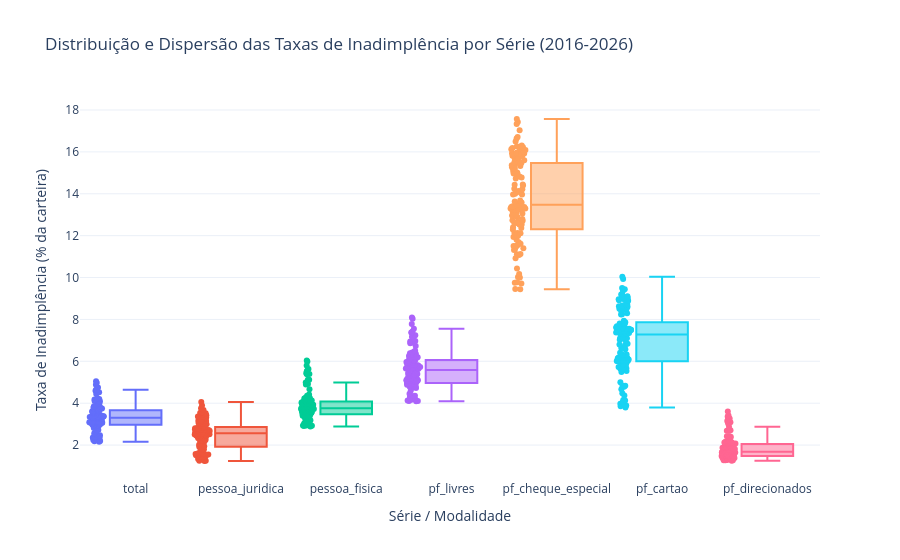

Notebook code for this chart:
### Markdown cell above
### Análise do Gráfico 2 (Modalidades de PF)
- Há uma gritante disparidade de patamares entre o crédito rotativo e o restante das modalidades:
  - `pf_cheque_especial` oscila historicamente entre 9% e 17%, sofrendo uma inflexão descendente em 2020 após a resolução do BCB que estabeleceu teto de juros para o cheque especial.
  - `pf_cartao` exibe uma forte trajetória ascendente a partir do final de 2021, saindo de 3,79% (04/2021) para o recorde de 10,04% em 09/2026.
  - `pf_direcionados` mantém-se estável e em patamares reduzidos (1,2% a 3,6%), provendo sustentação amortecedora à inadimplência total de PF.

### Code cell
# Gráfico 3: Boxplot comparativo de todas as séries
# Conversão do formato largo para o formato longo com o método estático AnalisadorDados
tabela_longa = AnalisadorDados.largo_para_longo(tabela_larga)

fig3 = px.box(
    tabela_longa,
    x="modalidade",
    y="valor",
    color="modalidade",
    points="all",
    labels={
        "modalidade": "Série / Modalidade",
        "valor": "Taxa de Inadimplência (% da carteira)"
    },
    title="Distribuição e Dispersão das Taxas de Inadimplência por Série (2016-2026)",
    template="plotly_white"
)

fig3.update_layout(showlegend=False)
fig3.show()

### Figure 1 — Plotly figure (JSON) as saved in the notebook; plotly's stock layout.template omitted (floating-point values rounded to 4 significant figures)
{"data": [{"alignmentgroup": "True", "boxpoints": "all", "hovertemplate": "Série / Modalidade=%{x}<br>Taxa de Inadimplência (% da carteira)=%{y}<extra></extra>", "legendgroup": "total", "marker": {"color": "#636efa"}, "name": "total", "notched": false, "offsetgroup": "total", "orientation": "v", "showlegend": true, "type": "box", "x": ["total", "total", "total", "total", "total", "total", "total", "total", "total", "total", "total", "total", "total", "total", "total", "total", "total", "total", "total", "total", "total", "total", "total", "total", "total", "total", "total", "total", "total", "total", "total", "total", "total", "total", "total", "total", "total", "total", "total", "total", "total", "total", "total", "total", "total", "total", "total", "total", "total", "total", "total", "total", "total", "total", "total", "total", "total", "total", "total", "total", "total", "total", "total", "total", "total", "total", "total", "total", "total", "total", "total", "total", "total", "total", "total", "total", "total", "total", "total", "total", "total", "total", "total", "total", "total", "total", "total", "total", "total", "total", "total", "total", "total", "total", "total", "total", "total", "total", "total", "total", "total", "total", "total", "total", "total", "total", "total", "total", "total", "total", "total", "total", "total", "total", "total", "total", "total", "total", "total"], "x0": " ", "xaxis": "x", "y": [3.86, 3.75, 3.79, 3.82, 3.91, 4.0, 4.11, 3.8, 3.75, 3.76, 3.66, 3.69, 3.6, 3.29, 3.48, 3.49, 3.35, 3.38, 3.37, 3.11, 3.08, 3.1, 3.11, 3.11, 3.02, 2.93, 3.01, 2.96, 3.04, 3.07, 3.1, 2.99, 3.1, 3.1, 3.11, 3.09, 3.06, 2.99, 3.06, 3.1, 3.24, 3.36, 3.31, 2.95, 2.82, 2.7, 2.47, 2.4, 2.27, 2.16, 2.19, 2.28, 2.18, 2.24, 2.39, 2.32, 2.36, 2.37, 2.34, 2.33, 2.36, 2.35, 2.51, 2.57, 2.66, 2.72, 2.79, 2.73, 2.84, 2.9, 2.92, 3.04, 3.07, 3.07, 3.24, 3.36, 3.35, 3.54, 3.65, 3.61, 3.63, 3.61, 3.54, 3.56, 3.53, 3.29, 3.38, 3.38, 3.33, 3.37, 3.43, 3.29, 3.3, 3.33, 3.34, 3.3, 3.27, 3.08, 3.34, 3.41, 3.44, 3.67, 3.72, 3.75, 3.96, 4.14, 4.09, 4.18, 4.24, 4.2, 4.44, 4.64, 4.52, 4.64, 4.75, 4.59, 4.88, 5.05, 4.98], "y0": " ", "yaxis": "y"}, {"alignmentgroup": "True", "boxpoints": "all", "hovertemplate": "Série / Modalidade=%{x}<br>Taxa de Inadimplência (% da carteira)=%{y}<extra></extra>", "legendgroup": "pessoa_juridica", "marker": {"color": "#EF553B"}, "name": "pessoa_juridica", "notched": false, "offsetgroup": "pessoa_juridica", "orientation": "v", "showlegend": true, "type": "box", "x": ["pessoa_juridica", "pessoa_juridica", "pessoa_juridica", "pessoa_juridica", "pessoa_juridica", "pessoa_juridica", "pessoa_juridica", "pessoa_juridica", "pessoa_juridica", "pessoa_juridica", "pessoa_juridica", "pessoa_juridica", "pessoa_juridica", "pessoa_juridica", "pessoa_juridica", "pessoa_juridica", "pessoa_juridica", "pessoa_juridica", "pessoa_juridica", "pessoa_juridica", "pessoa_juridica", "pessoa_juridica", "pessoa_juridica", "pessoa_juridica", "pessoa_juridica", "pessoa_juridica", "pessoa_juridica", "pessoa_juridica", "pessoa_juridica", "pessoa_juridica", "pessoa_juridica", "pessoa_juridica", "pessoa_juridica", "pessoa_juridica", "pessoa_juridica", "pessoa_juridica", "pessoa_juridica", "pessoa_juridica", "pessoa_juridica", "pessoa_juridica", "pessoa_juridica", "pessoa_juridica", "pessoa_juridica", "pessoa_juridica", "pessoa_juridica", "pessoa_juridica", "pessoa_juridica", "pessoa_juridica", "pessoa_juridica", "pessoa_juridica", "pessoa_juridica", "pessoa_juridica", "pessoa_juridica", "pessoa_juridica", "pessoa_juridica", "pessoa_juridica", "pessoa_juridica", "pessoa_juridica", "pessoa_juridica", "pessoa_juridica", "pessoa_juridica", "pessoa_juridica", "pessoa_juridica", "pessoa_juridica", "pessoa_juridica", "pessoa_juridica", "pessoa_juridica", "pessoa_juridica", "pessoa_juridica", "pessoa_juridica", "pessoa_juridica", "pessoa_juridica", "pessoa_juridica", "pessoa_juridica", "pessoa_juridica", "pessoa_juridica", "pessoa_juridica", "pessoa_juridica", "pessoa_juridica", "pessoa_juridica", "pessoa_juridica", "pessoa_juridica", "pessoa_juridica", "pessoa_juridica", "pessoa_juridica", "pessoa_juridica", "pessoa_juridica", "pessoa_juridica", "pessoa_juridica", "pessoa_juridica", "pessoa_juridica", "pessoa_juridica", "pessoa_juridica", "pessoa_juridica", "pessoa_juridica", "pessoa_juridica", "pessoa_juridica", "pessoa_juridica", "pessoa_juridica", "pessoa_juridica", "pessoa_juridica", "pessoa_juridica", "pessoa_juridica", "pessoa_juridica", "pessoa_juridica", "pessoa_juridica", "pessoa_juridica", "pessoa_juridica", "pessoa_juridica", "pessoa_juridica", "pessoa_juridica", "pessoa_juridica", "pessoa_juridica", "pessoa_juridica", "pessoa_juridica", "pessoa_juridica", "pessoa_juridica", "pessoa_juridica", "pessoa_juridica"], "x0": " ", "xaxis": "x", "y": [3.56, 3.5, 3.53, 3.57, 3.76, 3.89, 4.06, 3.68, 3.47, 3.52, 3.36, 3.42, 3.34, 2.97, 3.13, 3.17, 2.94, 3.03, 3.04, 2.61, 2.51, 2.56, 2.66, 2.72, 2.61, 2.47, 2.53, 2.46, 2.55, 2.63, 2.63, 2.45, 2.57, 2.51, 2.45, 2.41, 2.33, 2.21, 2.26, 2.23, 2.22, 2.35, 2.36, 2.02, 1.92, 1.87, 1.58, 1.51, 1.33, 1.24, 1.25, 1.4, 1.25, 1.33, 1.57, 1.54, 1.58, 1.56, 1.43, 1.43, 1.46, 1.4, 1.46, 1.44, 1.55, 1.57, 1.57, 1.52, 1.6, 1.62, 1.65, 1.77, 1.81, 1.8, 1.94, 2.17, 2.2, 2.45, 2.58, 2.63, 2.73, 2.82, 2.82, 2.92, 2.99, 2.59, 2.77, 2.76, 2.71, 2.76, 2.8, 2.64, 2.52, 2.55, 2.56, 2.52, 2.5, 2.21, 2.43, 2.52, 2.49, 2.72, 2.67, 2.67, 2.79, 2.85, 2.77, 2.82, 2.75, 2.7, 2.87, 3.07, 3.06, 3.15, 3.25, 3.18, 3.32, 3.36, 3.28], "y0": " ", "yaxis": "y"}, {"alignmentgroup": "True", "boxpoints": "all", "hovertemplate": "Série / Modalidade=%{x}<br>Taxa de Inadimplência (% da carteira)=%{y}<extra></extra>", "legendgroup": "pessoa_fisica", "marker": {"color": "#00cc96"}, "name": "pessoa_fisica", "notched": false, "offsetgroup": "pessoa_fisica", "orientation": "v", "showlegend": true, "type": "box", "x": ["pessoa_fisica", "pessoa_fisica", "pessoa_fisica", "pessoa_fisica", "pessoa_fisica", "pessoa_fisica", "pessoa_fisica", "pessoa_fisica", "pessoa_fisica", "pessoa_fisica", "pessoa_fisica", "pessoa_fisica", "pessoa_fisica", "pessoa_fisica", "pessoa_fisica", "pessoa_fisica", "pessoa_fisica", "pessoa_fisica", "pessoa_fisica", "pessoa_fisica", "pessoa_fisica", "pessoa_fisica", "pessoa_fisica", "pessoa_fisica", "pessoa_fisica", "pessoa_fisica", "pessoa_fisica", "pessoa_fisica", "pessoa_fisica", "pessoa_fisica", "pessoa_fisica", "pessoa_fisica", "pessoa_fisica", "pessoa_fisica", "pessoa_fisica", "pessoa_fisica", "pessoa_fisica", "pessoa_fisica", "pessoa_fisica", "pessoa_fisica", "pessoa_fisica", "pessoa_fisica", "pessoa_fisica", "pessoa_fisica", "pessoa_fisica", "pessoa_fisica", "pessoa_fisica", "pessoa_fisica", "pessoa_fisica", "pessoa_fisica", "pessoa_fisica", "pessoa_fisica", "pessoa_fisica", "pessoa_fisica", "pessoa_fisica", "pessoa_fisica", "pessoa_fisica", "pessoa_fisica", "pessoa_fisica", "pessoa_fisica", "pessoa_fisica", "pessoa_fisica", "pessoa_fisica", "pessoa_fisica", "pessoa_fisica", "pessoa_fisica", "pessoa_fisica", "pessoa_fisica", "pessoa_fisica", "pessoa_fisica", "pessoa_fisica", "pessoa_fisica", "pessoa_fisica", "pessoa_fisica", "pessoa_fisica", "pessoa_fisica", "pessoa_fisica", "pessoa_fisica", "pessoa_fisica", "pessoa_fisica", "pessoa_fisica", "pessoa_fisica", "pessoa_fisica", "pessoa_fisica", "pessoa_fisica", "pessoa_fisica", "pessoa_fisica", "pessoa_fisica", "pessoa_fisica", "pessoa_fisica", "pessoa_fisica", "pessoa_fisica", "pessoa_fisica", "pessoa_fisica", "pessoa_fisica", "pessoa_fisica", "pessoa_fisica", "pessoa_fisica", "pessoa_fisica", "pessoa_fisica", "pessoa_fisica", "pessoa_fisica", "pessoa_fisica", "pessoa_fisica", "pessoa_fisica", "pessoa_fisica", "pessoa_fisica", "pessoa_fisica", "pessoa_fisica", "pessoa_fisica", "pessoa_fisica", "pessoa_fisica", "pessoa_fisica", "pessoa_fisica", "pessoa_fisica", "pessoa_fisica", "pessoa_fisica", "pessoa_fisica", "pessoa_fisica"], "x0": " ", "xaxis": "x", "y": [4.15, 4.0, 4.04, 4.06, 4.06, 4.09, 4.16, 3.91, 4.01, 3.99, 3.93, 3.93, 3.83, 3.58, 3.78, 3.76, 3.7, 3.68, 3.64, 3.52, 3.56, 3.55, 3.47, 3.43, 3.35, 3.3, 3.39, 3.35, 3.41, 3.41, 3.46, 3.4, 3.49, 3.53, 3.6, 3.58, 3.59, 3.56, 3.63, 3.72, 4.0, 4.13, 4.04, 3.67, 3.52, 3.35, 3.19, 3.11, 3.02, 2.89, 2.93, 2.97, 2.92, 2.95, 3.01, 2.91, 2.94, 2.96, 3.01, 2.99, 3.01, 3.05, 3.26, 3.38, 3.45, 3.54, 3.65, 3.57, 3.71, 3.78, 3.8, 3.89, 3.92, 3.94, 4.11, 4.16, 4.11, 4.26, 4.35, 4.25, 4.22, 4.12, 4.0, 3.97, 3.88, 3.75, 3.76, 3.76, 3.71, 3.75, 3.82, 3.71, 3.78, 3.82, 3.83, 3.79, 3.75, 3.63, 3.89, 3.96, 4.03, 4.25, 4.36, 4.41, 4.66, 4.92, 4.89, 4.99, 5.12, 5.12, 5.38, 5.56, 5.39, 5.51, 5.63, 5.43, 5.8, 6.04, 5.99], "y0": " ", "yaxis": "y"}, {"alignmentgroup": "True", "boxpoints": "all", "hovertemplate": "Série / Modalidade=%{x}<br>Taxa de Inadimplência (% da carteira)=%{y}<extra></extra>", "legendgroup": "pf_livres", "marker": {"color": "#ab63fa"}, "name": "pf_livres", "notched": false, "offsetgroup": "pf_livres", "orientation": "v", "showlegend": true, "type": "box", "x": ["pf_livres", "pf_livres", "pf_livres", "pf_livres", "pf_livres", "pf_livres", "pf_livres", "pf_livres", "pf_livres", "pf_livres", "pf_livres", "pf_livres", "pf_livres", "pf_livres", "pf_livres", "pf_livres", "pf_livres", "pf_livres", "pf_livres", "pf_livres", "pf_livres", "pf_livres", "pf_livres", "pf_livres", "pf_livres", "pf_livres", "pf_livres", "pf_livres", "pf_livres", "pf_livres", "pf_livres", "pf_livres", "pf_livres", "pf_livres", "pf_livres", "pf_livres", "pf_livres", "pf_livres", "pf_livres", "pf_livres", "pf_livres", "pf_livres", "pf_livres", "pf_livres", "pf_livres", "pf_livres", "pf_livres", "pf_livres", "pf_livres", "pf_livres", "pf_livres", "pf_livres", "pf_livres", "pf_livres", "pf_livres", "pf_livres", "pf_livres", "pf_livres", "pf_livres", "pf_livres", "pf_livres", "pf_livres", "pf_livres", "pf_livres", "pf_livres", "pf_livres", "pf_livres", "pf_livres", "pf_livres", "pf_livres", "pf_livres", "pf_livres", "pf_livres", "pf_livres", "pf_livres", "pf_livres", "pf_livres", "pf_livres", "pf_livres", "pf_livres", "pf_livres", "pf_livres", "pf_livres", "pf_livres", "pf_livres", "pf_livres", "pf_livres", "pf_livres", "pf_livres", "pf_livres", "pf_livres", "pf_livres", "pf_livres", "pf_livres", "pf_livres", "pf_livres", "pf_livres", "pf_livres", "pf_livres", "pf_livres", "pf_livres", "pf_livres", "pf_livres", "pf_livres", "pf_livres", "pf_livres", "pf_livres", "pf_livres", "pf_livres", "pf_livres", "pf_livres", "pf_livres", "pf_livres", "pf_livres", "pf_livres", "pf_livres", "pf_livres", "pf_livres", "pf_livres"], "x0": " ", "xaxis": "x", "y": [6.16, 6.13, 6.09, 6.0, 5.97, 5.94, 6.02, 5.84, 5.81, 5.81, 5.7, 5.64, 5.48, 5.31, 5.34, 5.23, 5.17, 5.16, 5.12, 5.04, 5.1, 5.07, 5.05, 5.01, 4.85, 4.88, 4.89, 4.78, 4.81, 4.81, 4.89, 4.87, 4.92, 4.95, 5.07, 5.07, 5.06, 5.1, 5.05, 5.17, 5.29, 5.6, 5.69, 5.39, 5.2, 4.95, 4.73, 4.59, 4.36, 4.23, 4.2, 4.13, 4.09, 4.1, 4.17, 4.1, 4.16, 4.2, 4.29, 4.31, 4.34, 4.45, 4.72, 4.81, 4.94, 5.13, 5.35, 5.34, 5.56, 5.72, 5.8, 5.91, 5.92, 6.02, 6.22, 6.25, 6.19, 6.35, 6.47, 6.42, 6.31, 6.2, 6.07, 6.05, 5.91, 5.73, 5.7, 5.66, 5.58, 5.63, 5.72, 5.59, 5.65, 5.65, 5.69, 5.59, 5.47, 5.4, 5.74, 5.81, 5.91, 6.21, 6.38, 6.5, 6.73, 6.97, 6.89, 6.86, 6.94, 7.06, 7.17, 7.42, 7.25, 7.37, 7.56, 7.38, 7.78, 8.03, 8.09], "y0": " ", "yaxis": "y"}, {"alignmentgroup": "True", "boxpoints": "all", "hovertemplate": "Série / Modalidade=%{x}<br>Taxa de Inadimplência (% da carteira)=%{y}<extra></extra>", "legendgroup": "pf_cheque_especial", "marker": {"color": "#FFA15A"}, "name": "pf_cheque_especial", "notched": false, "offsetgroup": "pf_cheque_especial", "orientation": "v", "showlegend": true, "type": "box", "x": ["pf_cheque_especial", "pf_cheque_especial", "pf_cheque_especial", "pf_cheque_especial", "pf_cheque_especial", "pf_cheque_especial", "pf_cheque_especial", "pf_cheque_especial", "pf_cheque_especial", "pf_cheque_especial", "pf_cheque_especial", "pf_cheque_especial", "pf_cheque_especial", "pf_cheque_especial", "pf_cheque_especial", "pf_cheque_especial", "pf_cheque_especial", "pf_cheque_especial", "pf_cheque_especial", "pf_cheque_especial", "pf_cheque_especial", "pf_cheque_especial", "pf_cheque_especial", "pf_cheque_especial", "pf_cheque_especial", "pf_cheque_especial", "pf_cheque_especial", "pf_cheque_especial", "pf_cheque_especial", "pf_cheque_especial", "pf_cheque_especial", "pf_cheque_especial", "pf_cheque_especial", "pf_cheque_especial", "pf_cheque_especial", "pf_cheque_especial", "pf_cheque_especial", "pf_cheque_especial", "pf_cheque_especial", "pf_cheque_especial", "pf_cheque_especial", "pf_cheque_especial", "pf_cheque_especial", "pf_cheque_especial", "pf_cheque_especial", "pf_cheque_especial", "pf_cheque_especial", "pf_cheque_especial", "pf_cheque_especial", "pf_cheque_especial", "pf_cheque_especial", "pf_cheque_especial", "pf_cheque_especial", "pf_cheque_especial", "pf_cheque_especial", "pf_cheque_especial", "pf_cheque_especial", "pf_cheque_especial", "pf_cheque_especial", "pf_cheque_especial", "pf_cheque_especial", "pf_cheque_especial", "pf_cheque_especial", "pf_cheque_especial", "pf_cheque_especial", "pf_cheque_especial", "pf_cheque_especial", "pf_cheque_especial", "pf_cheque_especial", "pf_cheque_especial", "pf_cheque_especial", "pf_cheque_especial", "pf_cheque_especial", "pf_cheque_especial", "pf_cheque_especial", "pf_cheque_especial", "pf_cheque_especial", "pf_cheque_especial", "pf_cheque_especial", "pf_cheque_especial", "pf_cheque_especial", "pf_cheque_especial", "pf_cheque_especial", "pf_cheque_especial", "pf_cheque_especial", "pf_cheque_especial", "pf_cheque_especial", "pf_cheque_especial", "pf_cheque_especial", "pf_cheque_especial", "pf_cheque_especial", "pf_cheque_especial", "pf_cheque_especial", "pf_cheque_especial", "pf_cheque_especial", "pf_cheque_especial", "pf_cheque_especial", "pf_cheque_especial", "pf_cheque_especial", "pf_cheque_especial", "pf_cheque_especial", "pf_cheque_especial", "pf_cheque_especial", "pf_cheque_especial", "pf_cheque_especial", "pf_cheque_especial", "pf_cheque_especial", "pf_cheque_especial", "pf_cheque_especial", "pf_cheque_especial", "pf_cheque_especial", "pf_cheque_especial", "pf_cheque_especial", "pf_cheque_especial", "pf_cheque_especial", "pf_cheque_especial", "pf_cheque_especial", "pf_cheque_especial", "pf_cheque_especial"], "x0": " ", "xaxis": "x", "y": [15.32, 17.43, 16.16, 15.96, 15.45, 15.02, 15.48, 15.21, 14.78, 15.71, 15.27, 14.82, 14.21, 16.24, 15.2, 13.48, 13.97, 13.3, 13.18, 13.3, 13.27, 14.13, 14.0, 14.09, 13.58, 15.36, 14.24, 13.23, 13.37, 13.36, 14.4, 14.05, 14.43, 14.73, 15.69, 16.18, 15.94, 17.57, 16.71, 15.47, 15.32, 15.99, 17.03, 16.64, 16.5, 15.92, 14.97, 13.37, 12.71, 13.44, 11.4, 10.43, 9.78, 9.44, 9.75, 9.45, 11.35, 10.17, 10.0, 9.72, 10.02, 11.51, 10.92, 11.08, 11.12, 11.11, 11.51, 11.56, 11.61, 12.53, 12.74, 12.53, 12.65, 13.55, 13.4, 12.0, 12.4, 12.63, 13.11, 12.96, 13.21, 12.29, 11.93, 12.8, 15.6, 13.63, 12.88, 12.13, 12.04, 11.51, 12.13, 12.37, 12.11, 11.8, 13.25, 11.69, 11.31, 12.65, 13.06, 13.02, 12.6, 12.94, 13.68, 13.96, 15.09, 14.97, 14.44, 15.79, 15.82, 17.33, 16.22, 16.09, 16.12, 15.55, 15.92, 16.26, 16.31, 15.51, 15.96], "y0": " ", "yaxis": "y"}, {"alignmentgroup": "True", "boxpoints": "all", "hovertemplate": "Série / Modalidade=%{x}<br>Taxa de Inadimplência (% da carteira)=%{y}<extra></extra>", "legendgroup": "pf_cartao", "marker": {"color": "#19d3f3"}, "name": "pf_cartao", "notched": false, "offsetgroup": "pf_cartao", "orientation": "v", "showlegend": true, "type": "box", "x": ["pf_cartao", "pf_cartao", "pf_cartao", "pf_cartao", "pf_cartao", "pf_cartao", "pf_cartao", "pf_cartao", "pf_cartao", "pf_cartao", "pf_cartao", "pf_cartao", "pf_cartao", "pf_cartao", "pf_cartao", "pf_cartao", "pf_cartao", "pf_cartao", "pf_cartao", "pf_cartao", "pf_cartao", "pf_cartao", "pf_cartao", "pf_cartao", "pf_cartao", "pf_cartao", "pf_cartao", "pf_cartao", "pf_cartao", "pf_cartao", "pf_cartao", "pf_cartao", "pf_cartao", "pf_cartao", "pf_cartao", "pf_cartao", "pf_cartao", "pf_cartao", "pf_cartao", "pf_cartao", "pf_cartao", "pf_cartao", "pf_cartao", "pf_cartao", "pf_cartao", "pf_cartao", "pf_cartao", "pf_cartao", "pf_cartao", "pf_cartao", "pf_cartao", "pf_cartao", "pf_cartao", "pf_cartao", "pf_cartao", "pf_cartao", "pf_cartao", "pf_cartao", "pf_cartao", "pf_cartao", "pf_cartao", "pf_cartao", "pf_cartao", "pf_cartao", "pf_cartao", "pf_cartao", "pf_cartao", "pf_cartao", "pf_cartao", "pf_cartao", "pf_cartao", "pf_cartao", "pf_cartao", "pf_cartao", "pf_cartao", "pf_cartao", "pf_cartao", "pf_cartao", "pf_cartao", "pf_cartao", "pf_cartao", "pf_cartao", "pf_cartao", "pf_cartao", "pf_cartao", "pf_cartao", "pf_cartao", "pf_cartao", "pf_cartao", "pf_cartao", "pf_cartao", "pf_cartao", "pf_cartao", "pf_cartao", "pf_cartao", "pf_cartao", "pf_cartao", "pf_cartao", "pf_cartao", "pf_cartao", "pf_cartao", "pf_cartao", "pf_cartao", "pf_cartao", "pf_cartao", "pf_cartao", "pf_cartao", "pf_cartao", "pf_cartao", "pf_cartao", "pf_cartao", "pf_cartao", "pf_cartao", "pf_cartao", "pf_cartao", "pf_cartao", "pf_cartao", "pf_cartao", "pf_cartao"], "x0": " ", "xaxis": "x", "y": [7.77, 7.65, 7.64, 7.67, 7.43, 7.58, 7.65, 7.45, 7.34, 7.1, 7.01, 6.77, 6.41, 6.16, 6.01, 6.09, 6.02, 6.04, 6.04, 5.99, 6.06, 6.02, 6.15, 6.01, 5.64, 5.54, 5.59, 5.66, 5.68, 5.73, 5.74, 5.65, 5.67, 6.0, 6.18, 6.17, 6.16, 6.04, 5.73, 6.33, 6.63, 7.57, 7.81, 7.53, 7.35, 6.8, 6.29, 5.86, 4.83, 4.48, 4.37, 4.15, 3.89, 3.79, 3.86, 3.97, 4.04, 4.13, 4.67, 4.83, 4.78, 5.0, 5.49, 5.79, 5.86, 6.33, 6.58, 6.64, 7.1, 7.33, 7.61, 7.87, 7.84, 7.94, 8.29, 8.63, 8.61, 8.92, 8.94, 8.73, 8.6, 8.51, 8.39, 8.25, 7.63, 7.49, 7.34, 7.4, 7.28, 7.46, 7.56, 7.47, 7.38, 7.51, 7.51, 7.3, 7.03, 6.84, 7.14, 7.43, 7.79, 8.24, 8.47, 8.51, 8.73, 8.96, 9.09, 8.66, 9.02, 8.89, 9.19, 9.37, 9.05, 9.21, 9.44, 9.11, 9.5, 9.93, 10.04], "y0": " ", "yaxis": "y"}, {"alignmentgroup": "True", "boxpoints": "all", "hovertemplate": "Série / Modalidade=%{x}<br>Taxa de Inadimplência (% da carteira)=%{y}<extra></extra>", "legendgroup": "pf_direcionados", "marker": {"color": "#FF6692"}, "name": "pf_direcionados", "notched": false, "offsetgroup": "pf_direcionados", "orientation": "v", "showlegend": true, "type": "box", "x": ["pf_direcionados", "pf_direcionados", "pf_direcionados", "pf_direcionados", "pf_direcionados", "pf_direcionados", "pf_direcionados", "pf_direcionados", "pf_direcionados", "pf_direcionados", "pf_direcionados", "pf_direcionados", "pf_direcionados", "pf_direcionados", "pf_direcionados", "pf_direcionados", "pf_direcionados", "pf_direcionados", "pf_direcionados", "pf_direcionados", "pf_direcionados", "pf_direcionados", "pf_direcionados", "pf_direcionados", "pf_direcionados", "pf_direcionados", "pf_direcionados", "pf_direcionados", "pf_direcionados", "pf_direcionados", "pf_direcionados", "pf_direcionados", "pf_direcionados", "pf_direcionados", "pf_direcionados", "pf_direcionados", "pf_direcionados", "pf_direcionados", "pf_direcionados", "pf_direcionados", "pf_direcionados", "pf_direcionados", "pf_direcionados", "pf_direcionados", "pf_direcionados", "pf_direcionados", "pf_direcionados", "pf_direcionados", "pf_direcionados", "pf_direcionados", "pf_direcionados", "pf_direcionados", "pf_direcionados", "pf_direcionados", "pf_direcionados", "pf_direcionados", "pf_direcionados", "pf_direcionados", "pf_direcionados", "pf_direcionados", "pf_direcionados", "pf_direcionados", "pf_direcionados", "pf_direcionados", "pf_direcionados", "pf_direcionados", "pf_direcionados", "pf_direcionados", "pf_direcionados", "pf_direcionados", "pf_direcionados", "pf_direcionados", "pf_direcionados", "pf_direcionados", "pf_direcionados", "pf_direcionados", "pf_direcionados", "pf_direcionados", "pf_direcionados", "pf_direcionados", "pf_direcionados", "pf_direcionados", "pf_direcionados", "pf_direcionados", "pf_direcionados", "pf_direcionados", "pf_direcionados", "pf_direcionados", "pf_direcionados", "pf_direcionados", "pf_direcionados", "pf_direcionados", "pf_direcionados", "pf_direcionados", "pf_direcionados", "pf_direcionados", "pf_direcionados", "pf_direcionados", "pf_direcionados", "pf_direcionados", "pf_direcionados", "pf_direcionados", "pf_direcionados", "pf_direcionados", "pf_direcionados", "pf_direcionados", "pf_direcionados", "pf_direcionados", "pf_direcionados", "pf_direcionados", "pf_direcionados", "pf_direcionados", "pf_direcionados", "pf_direcionados", "pf_direcionados", "pf_direcionados", "pf_direcionados", "pf_direcionados", "pf_direcionados"], "x0": " ", "xaxis": "x", "y": [1.97, 1.72, 1.85, 2.01, 2.06, 2.17, 2.2, 1.89, 2.1, 2.07, 2.07, 2.12, 2.07, 1.74, 2.1, 2.19, 2.14, 2.1, 2.05, 1.88, 1.87, 1.87, 1.75, 1.7, 1.66, 1.52, 1.67, 1.73, 1.82, 1.79, 1.78, 1.68, 1.77, 1.81, 1.82, 1.78, 1.8, 1.67, 1.87, 1.93, 2.42, 2.36, 2.08, 1.65, 1.52, 1.44, 1.36, 1.33, 1.38, 1.25, 1.38, 1.56, 1.51, 1.56, 1.6, 1.47, 1.45, 1.44, 1.44, 1.36, 1.34, 1.27, 1.42, 1.59, 1.55, 1.48, 1.42, 1.28, 1.3, 1.29, 1.27, 1.33, 1.38, 1.33, 1.46, 1.56, 1.52, 1.66, 1.68, 1.56, 1.63, 1.58, 1.51, 1.46, 1.42, 1.36, 1.43, 1.49, 1.48, 1.49, 1.52, 1.44, 1.51, 1.61, 1.6, 1.62, 1.67, 1.5, 1.65, 1.74, 1.75, 1.86, 1.9, 1.86, 2.12, 2.4, 2.43, 2.68, 2.87, 2.71, 3.15, 3.27, 3.09, 3.2, 3.23, 3.03, 3.37, 3.6, 3.41], "y0": " ", "yaxis": "y"}], "layout": {"boxmode": "overlay", "legend": {"title": {"text": "Série / Modalidade"}, "tracegroupgap": 0}, "showlegend": false, "title": {"text": "Distribuição e Dispersão das Taxas de Inadimplência por Série (2016-2026)"}, "xaxis": {"anchor": "y", "categoryarray": ["total", "pessoa_juridica", "pessoa_fisica", "pf_livres", "pf_cheque_especial", "pf_cartao", "pf_direcionados"], "categoryorder": "array", "domain": [0.0, 1.0], "title": {"text": "Série / Modalidade"}}, "yaxis": {"anchor": "x", "domain": [0.0, 1.0], "title": {"text": "Taxa de Inadimplência (% da carteira)"}}}}
